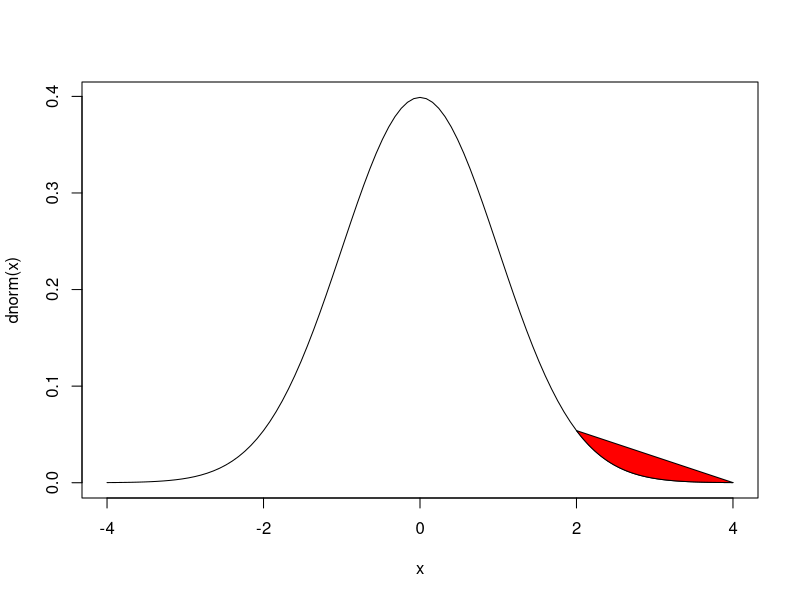

Write R code to recreate this figure. (Note: this script raises an error after producing the figure.)
## ---- chunk 1
curve(dnorm(x),xlim = c(-4,4))
x = seq(2,4,0.01)
y = dnorm(x)
polygon(x,y,col = 'red')
## ---- chunk 2
install.packages('AER')
library(AER)
data("CPSSWEducation")
## ---- chunk 3
labor_model <- lm(earnings ~ education, data = CPSSWEducation)
confint(labor_model)
vcov <- vcovHC(labor_model, type = "HC1") # variance and covariance matix
sqrt(vcov) # Robust standard error on diagnoal
## ---- chunk 4
# Fixed effect
fixed <- plm(fatal_rate ~ beertax, 
                    data = Fatalities,
                    index = c("state", "year"), 
                    model = "within")
random <- plm(fatal_rate ~ beertax, 
                    data = Fatalities,
                    index = c("state", "year"), 
                    model = "random")
phtest(fixed, random)
fatal_tefe_mod <- plm(fatal_rate ~ beertax, 
                      data = Fatalities,
                      index = c("state", "year"), 
                      model = "within", 
                      effect = "twoways")
# mandadory jail or community service?
Fatalities$punish <- with(Fatalities, factor(jail == "yes" | service == "yes", labels = c("no", "yes")))

# discretize the minimum legal drinking age
Fatalities$drinkagec <- cut(Fatalities$drinkage,
                            breaks = 18:22, 
                            include.lowest = TRUE, 
                            right = FALSE)

# set minimum drinking age [21, 22] to be the baseline level
Fatalities$drinkagec <- relevel(Fatalities$drinkagec, "[21,22]")

library(lmtest)
bptest(y ~ x1 + factor(country), data = Panel, studentize=F)
# H0: No presence of heteroskedasticity

# IV
cig_ivreg <- ivreg(log(packs) ~ log(rprice) | salestax, data = c1995)
                          
